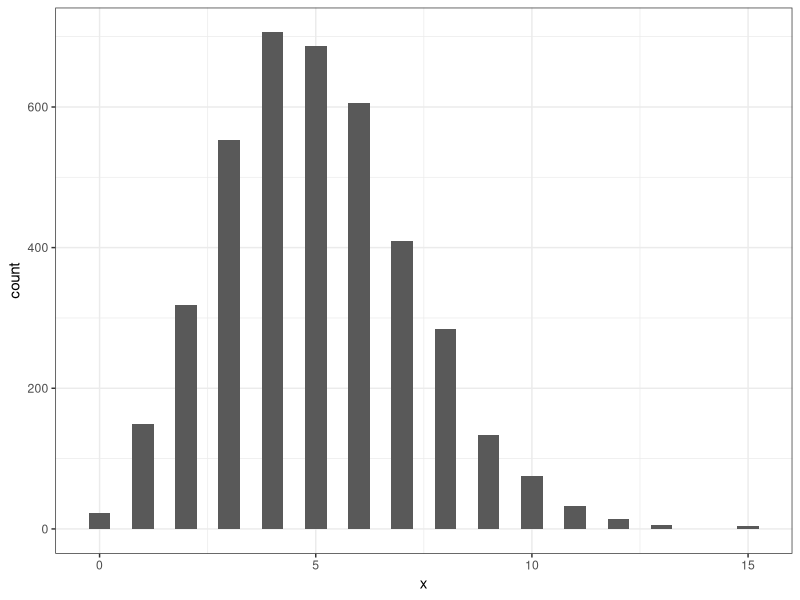
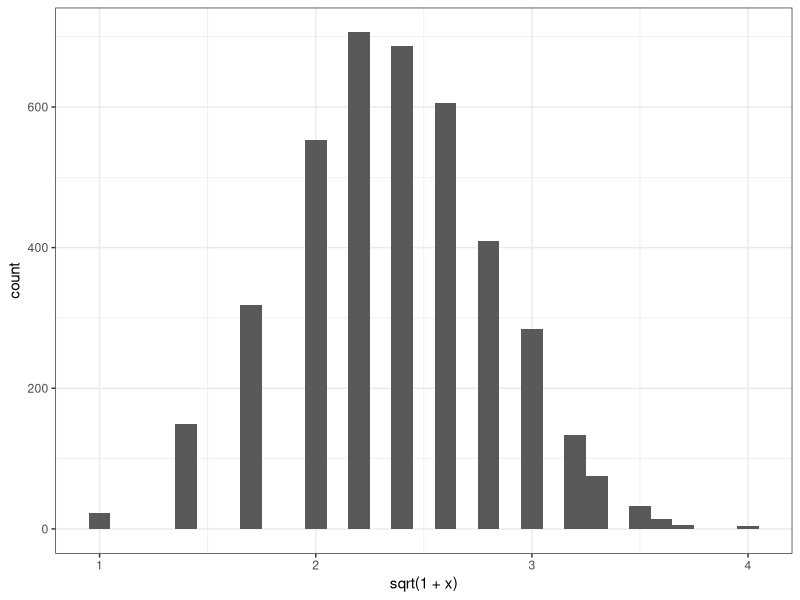
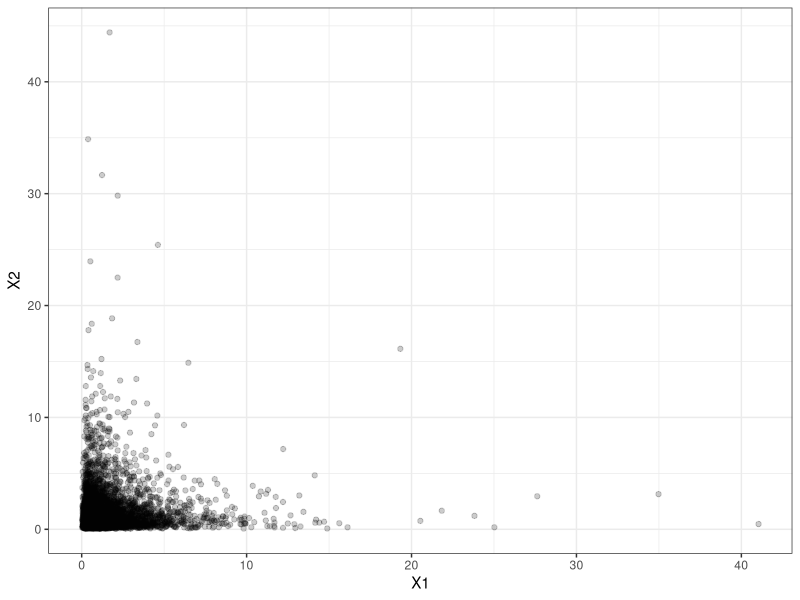
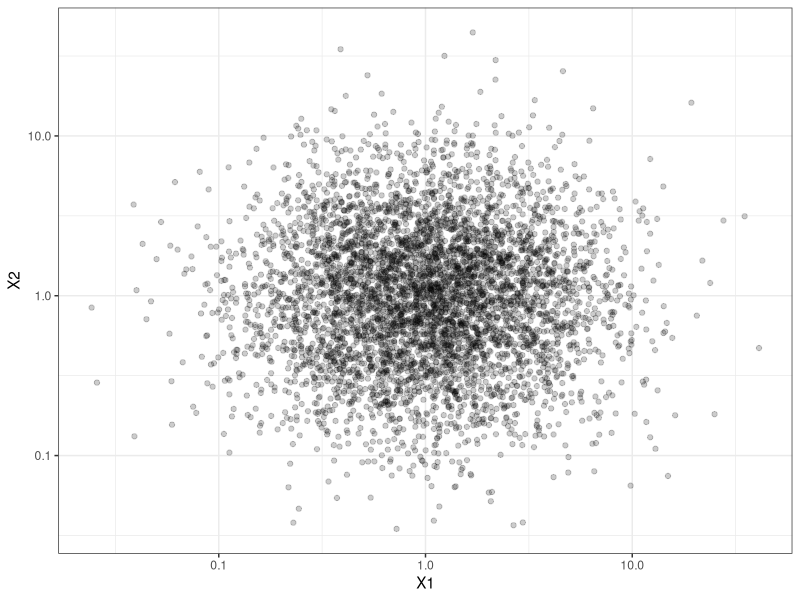

Recreate these plots in R, in order.
## ---- chunk 1
library("ggplot2")
library("dplyr")
theme_set(theme_bw())
## ---- chunk 2
x <- rpois(4000, 5)
x <- data.frame(x)

ggplot(x) +
  geom_histogram(aes(x = x), binwidth = 0.5)

ggplot(x) +
  geom_histogram(aes(x = sqrt(1 + x)), binwidth = 0.1)
## ---- chunk 3
x <- exp(matrix(rnorm(5e3 * 2), 5e3, 2))
x <- data.frame(x)

ggplot(x) +
  geom_point(aes(x = X1, y = X2), alpha = 0.2)

ggplot(x) +
  geom_point(aes(x = X1, y = X2), alpha = 0.2) +
  scale_x_log10() +
  scale_y_log10()
